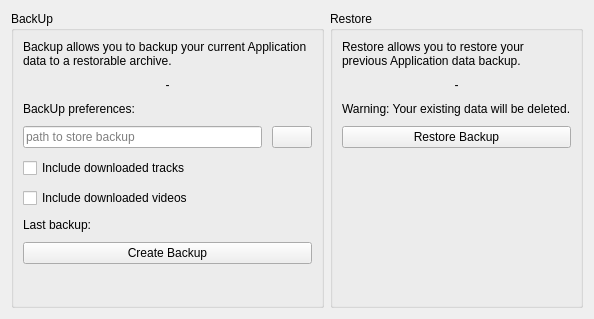
<?xml version="1.0" encoding="UTF-8"?>
<ui version="4.0">
 <class>Backup</class>
 <widget class="QWidget" name="Backup">
  <property name="geometry">
   <rect>
    <x>0</x>
    <y>0</y>
    <width>594</width>
    <height>319</height>
   </rect>
  </property>
  <property name="windowTitle">
   <string>Form</string>
  </property>
  <layout class="QHBoxLayout" name="horizontalLayout_2">
   <item>
    <widget class="QGroupBox" name="groupBox">
     <property name="minimumSize">
      <size>
       <width>300</width>
       <height>0</height>
      </size>
     </property>
     <property name="title">
      <string>BackUp</string>
     </property>
     <layout class="QVBoxLayout" name="verticalLayout_3">
      <property name="spacing">
       <number>10</number>
      </property>
      <item>
       <widget class="QLabel" name="styled_label_3">
        <property name="sizePolicy">
         <sizepolicy hsizetype="Preferred" vsizetype="Minimum">
          <horstretch>0</horstretch>
          <verstretch>0</verstretch>
         </sizepolicy>
        </property>
        <property name="text">
         <string>&lt;html&gt;&lt;head/&gt;&lt;body&gt;&lt;p&gt;Backup allows you to backup your current Application data to a restorable archive.&lt;/p&gt;&lt;/body&gt;&lt;/html&gt;</string>
        </property>
        <property name="wordWrap">
         <bool>true</bool>
        </property>
       </widget>
      </item>
      <item>
       <widget class="ElidedLabel" name="status">
        <property name="toolTip">
         <string>Status</string>
        </property>
        <property name="text">
         <string>-</string>
        </property>
        <property name="alignment">
         <set>Qt::AlignCenter</set>
        </property>
       </widget>
      </item>
      <item>
       <widget class="QLabel" name="label">
        <property name="text">
         <string>BackUp preferences:</string>
        </property>
       </widget>
      </item>
      <item>
       <layout class="QHBoxLayout" name="horizontalLayout">
        <property name="topMargin">
         <number>0</number>
        </property>
        <item>
         <widget class="QLineEdit" name="backup_path">
          <property name="focusPolicy">
           <enum>Qt::NoFocus</enum>
          </property>
          <property name="toolTip">
           <string>Path to store backup</string>
          </property>
          <property name="readOnly">
           <bool>true</bool>
          </property>
          <property name="placeholderText">
           <string>path to store backup</string>
          </property>
         </widget>
        </item>
        <item>
         <widget class="controlButton" name="change_path">
          <property name="toolTip">
           <string>Change path</string>
          </property>
          <property name="text">
           <string/>
          </property>
          <property name="icon">
           <iconset resource="icons.qrc">
            <normaloff>:/icons/others/folder-open-line.png</normaloff>:/icons/others/folder-open-line.png</iconset>
          </property>
         </widget>
        </item>
       </layout>
      </item>
      <item>
       <widget class="QCheckBox" name="audio_checkBox">
        <property name="text">
         <string>Include downloaded tracks</string>
        </property>
       </widget>
      </item>
      <item>
       <widget class="QCheckBox" name="video_checkBox">
        <property name="minimumSize">
         <size>
          <width>250</width>
          <height>0</height>
         </size>
        </property>
        <property name="text">
         <string>Include downloaded videos</string>
        </property>
       </widget>
      </item>
      <item>
       <widget class="QLabel" name="last">
        <property name="sizePolicy">
         <sizepolicy hsizetype="Preferred" vsizetype="Minimum">
          <horstretch>0</horstretch>
          <verstretch>0</verstretch>
         </sizepolicy>
        </property>
        <property name="text">
         <string>&lt;html&gt;&lt;head/&gt;&lt;body&gt;&lt;p&gt;Last backup:&lt;/p&gt;&lt;/body&gt;&lt;/html&gt;</string>
        </property>
        <property name="wordWrap">
         <bool>true</bool>
        </property>
       </widget>
      </item>
      <item>
       <widget class="QPushButton" name="backup">
        <property name="text">
         <string>Create Backup</string>
        </property>
        <property name="icon">
         <iconset resource="icons.qrc">
          <normaloff>:/icons/others/backup.png</normaloff>:/icons/others/backup.png</iconset>
        </property>
       </widget>
      </item>
      <item>
       <spacer name="verticalSpacer_2">
        <property name="orientation">
         <enum>Qt::Vertical</enum>
        </property>
        <property name="sizeHint" stdset="0">
         <size>
          <width>20</width>
          <height>40</height>
         </size>
        </property>
       </spacer>
      </item>
     </layout>
    </widget>
   </item>
   <item>
    <widget class="QGroupBox" name="groupBox_2">
     <property name="styleSheet">
      <string notr="true">
QGroupBox{
background-image: url(:/icons/others/database-2-line.png);
background-repeat: no-repeat;
background-position: bottom right;
}</string>
     </property>
     <property name="title">
      <string>Restore</string>
     </property>
     <layout class="QVBoxLayout" name="verticalLayout_4">
      <property name="spacing">
       <number>10</number>
      </property>
      <item>
       <widget class="QLabel" name="styled_label_4">
        <property name="text">
         <string>&lt;html&gt;&lt;head/&gt;&lt;body&gt;&lt;p&gt;Restore allows you to restore your previous Application data backup.&lt;/p&gt;&lt;/body&gt;&lt;/html&gt;</string>
        </property>
        <property name="wordWrap">
         <bool>true</bool>
        </property>
       </widget>
      </item>
      <item>
       <widget class="ElidedLabel" name="status_restore">
        <property name="toolTip">
         <string>Status</string>
        </property>
        <property name="text">
         <string>-</string>
        </property>
        <property name="alignment">
         <set>Qt::AlignCenter</set>
        </property>
       </widget>
      </item>
      <item>
       <widget class="QLabel" name="label_2">
        <property name="text">
         <string>Warning: Your existing data will be deleted.</string>
        </property>
       </widget>
      </item>
      <item>
       <widget class="QPushButton" name="restore">
        <property name="text">
         <string>Restore Backup</string>
        </property>
        <property name="icon">
         <iconset resource="icons.qrc">
          <normaloff>:/icons/others/restore.png</normaloff>:/icons/others/restore.png</iconset>
        </property>
       </widget>
      </item>
      <item>
       <spacer name="verticalSpacer">
        <property name="orientation">
         <enum>Qt::Vertical</enum>
        </property>
        <property name="sizeHint" stdset="0">
         <size>
          <width>20</width>
          <height>40</height>
         </size>
        </property>
       </spacer>
      </item>
     </layout>
    </widget>
   </item>
  </layout>
 </widget>
 <customwidgets>
  <customwidget>
   <class>ElidedLabel</class>
   <extends>QLabel</extends>
   <header>elidedlabel.h</header>
  </customwidget>
  <customwidget>
   <class>controlButton</class>
   <extends>QPushButton</extends>
   <header>controlbutton.h</header>
  </customwidget>
 </customwidgets>
 <resources>
  <include location="icons.qrc"/>
 </resources>
 <connections/>
</ui>
